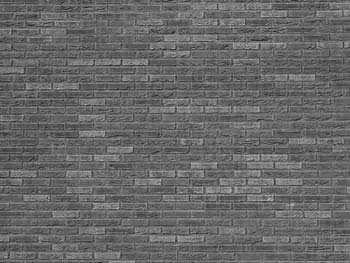
#> input picture Class8-10-geometric-transformations/Figuras/Brick_U8.bmp, 350 x 263 px
$ python projective_transform.py
#> lines starting #> are read from the running program, lines starting #| are printed output that depends on the picture
import cv2
import matplotlib.pyplot as plt
import numpy as np

img_original = cv2.imread("Figuras/Brick_U8.bmp", cv2.IMREAD_GRAYSCALE)
#> img_original is the input picture: shape (263, 350); min 30, max 188, mean 103.6

(h, w) = img_original.shape
#> h = 263; w = 350

img_original = img_original.astype("int32")


# scape
scale = np.array([[2, 0, 0],
                  [0, 2, 0],
                  [0, 0, 1]])
trans = np.array([[1, 0, 200],
                  [0, 1, 100],
                  [0, 0,  1]])
alpha = np.pi/6
rot_trans = np.array([[np.cos(alpha), -np.sin(alpha), 200],
                      [np.sin(alpha),  np.cos(alpha), 100],
                      [     0,              0,         1]])

perspec = np.array([[   1,   0,  0],
                    [ 0.12,  1,  0],
                    [0.001,  0,  1]])

# Uses the inverse of the transformation matrix to fill the final image
def fill_before(w, h, matrix): # Fill the pixel before
#> called with w = 350, h = 263, matrix = array of shape (3, 3)
    img_final = np.ones((h, w), dtype="int32")*255
    for u in range(w):
        for v in range(h):
            after = np.array([u, v, 1])
            # after = np.array([u, w])
            result = np.matmul(np.linalg.inv(matrix), after)
            x = int(result[0]/result[2])
            y = int(result[1]/result[2])
            #if x < w and y < h:
            if (x >= 0) and (x <= (w-1)) and (y >= 0) and (y <= (h-1)):
            #if (x <= (w-1)) and (y <= (h-1)):
                img_final[v, u] = img_original[y, x]
            else:
                pass
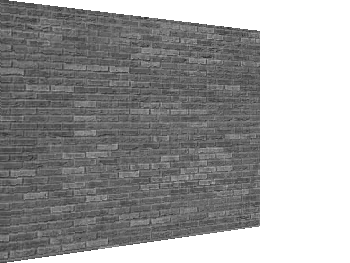
#> img_final: shape (263, 350) int32; min 35, max 255, mean 156.4
    return img_final


img = fill_before(w, h, perspec)

# Display the pattern
plt.imshow(img.astype("uint8"), cmap="gray")
plt.show()
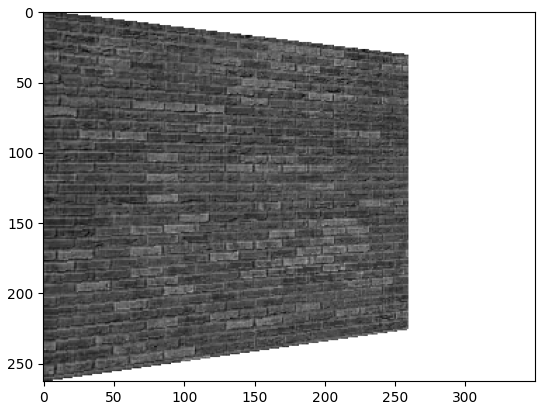
#> figure drawn by matplotlib, 1 panel
